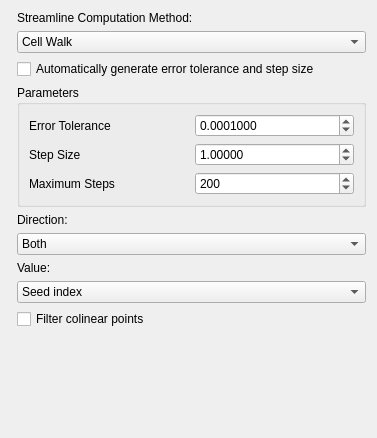
<?xml version="1.0" encoding="UTF-8"?>
<ui version="4.0">
 <class>GenerateStreamLines</class>
 <widget class="QDialog" name="GenerateStreamLines">
  <property name="geometry">
   <rect>
    <x>0</x>
    <y>0</y>
    <width>377</width>
    <height>438</height>
   </rect>
  </property>
  <property name="minimumSize">
   <size>
    <width>377</width>
    <height>438</height>
   </size>
  </property>
  <property name="windowTitle">
   <string>Dialog</string>
  </property>
  <layout class="QFormLayout" name="formLayout">
   <item row="3" column="1">
    <widget class="QComboBox" name="methodComboBox_">
     <item>
      <property name="text">
       <string>Cell Walk</string>
      </property>
     </item>
     <item>
      <property name="text">
       <string>Adams-Bashforth Multi-Step</string>
      </property>
     </item>
     <item>
      <property name="text">
       <string>Heun Method</string>
      </property>
     </item>
     <item>
      <property name="text">
       <string>Classic 4th Order Runge-Kutta</string>
      </property>
     </item>
     <item>
      <property name="text">
       <string>Adaptive Runge-Kutta-Fehlberg</string>
      </property>
     </item>
    </widget>
   </item>
   <item row="6" column="1">
    <widget class="QGroupBox" name="groupBox">
     <property name="title">
      <string>Parameters</string>
     </property>
     <layout class="QGridLayout" name="gridLayout">
      <item row="0" column="0">
       <widget class="QLabel" name="label_2">
        <property name="text">
         <string>Error Tolerance</string>
        </property>
       </widget>
      </item>
      <item row="0" column="1">
       <widget class="QDoubleSpinBox" name="toleranceDoubleSpinBox_">
        <property name="decimals">
         <number>7</number>
        </property>
        <property name="maximum">
         <double>99999999.000000000000000</double>
        </property>
        <property name="singleStep">
         <double>0.000100000000000</double>
        </property>
        <property name="value">
         <double>0.000100000000000</double>
        </property>
       </widget>
      </item>
      <item row="1" column="0">
       <widget class="QLabel" name="label_3">
        <property name="text">
         <string>Step Size</string>
        </property>
       </widget>
      </item>
      <item row="1" column="1">
       <widget class="QDoubleSpinBox" name="stepSizeDoubleSpinBox_">
        <property name="decimals">
         <number>5</number>
        </property>
        <property name="maximum">
         <double>9999999.000000000000000</double>
        </property>
        <property name="value">
         <double>1.000000000000000</double>
        </property>
       </widget>
      </item>
      <item row="2" column="0">
       <widget class="QLabel" name="label_4">
        <property name="text">
         <string>Maximum Steps</string>
        </property>
       </widget>
      </item>
      <item row="2" column="1">
       <widget class="QSpinBox" name="maxStepsSpinBox_">
        <property name="suffix">
         <string/>
        </property>
        <property name="maximum">
         <number>9999999</number>
        </property>
        <property name="value">
         <number>200</number>
        </property>
       </widget>
      </item>
     </layout>
    </widget>
   </item>
   <item row="9" column="1">
    <widget class="QLabel" name="label_5">
     <property name="text">
      <string>Direction:</string>
     </property>
    </widget>
   </item>
   <item row="10" column="1">
    <widget class="QComboBox" name="directionComboBox_">
     <property name="currentIndex">
      <number>1</number>
     </property>
     <item>
      <property name="text">
       <string>Negative</string>
      </property>
     </item>
     <item>
      <property name="text">
       <string>Both</string>
      </property>
     </item>
     <item>
      <property name="text">
       <string>Positive</string>
      </property>
     </item>
    </widget>
   </item>
   <item row="11" column="1">
    <widget class="QLabel" name="label_6">
     <property name="text">
      <string>Value:</string>
     </property>
    </widget>
   </item>
   <item row="12" column="1">
    <widget class="QComboBox" name="valueComboBox_">
     <property name="currentIndex">
      <number>1</number>
     </property>
     <item>
      <property name="text">
       <string>Seed value</string>
      </property>
     </item>
     <item>
      <property name="text">
       <string>Seed index</string>
      </property>
     </item>
     <item>
      <property name="text">
       <string>Integration index</string>
      </property>
     </item>
     <item>
      <property name="text">
       <string>Integration step</string>
      </property>
     </item>
     <item>
      <property name="text">
       <string>Distance from seed</string>
      </property>
     </item>
     <item>
      <property name="text">
       <string>Streamline length</string>
      </property>
     </item>
    </widget>
   </item>
   <item row="4" column="1">
    <widget class="QCheckBox" name="autoParameterCheckBox_">
     <property name="text">
      <string>Automatically generate error tolerance and step size</string>
     </property>
    </widget>
   </item>
   <item row="13" column="1">
    <widget class="QCheckBox" name="filterColinearCheckBox_">
     <property name="text">
      <string>Filter colinear points</string>
     </property>
    </widget>
   </item>
   <item row="2" column="1">
    <widget class="QLabel" name="label">
     <property name="text">
      <string>Streamline Computation Method:</string>
     </property>
    </widget>
   </item>
  </layout>
 </widget>
 <resources/>
 <connections/>
</ui>
